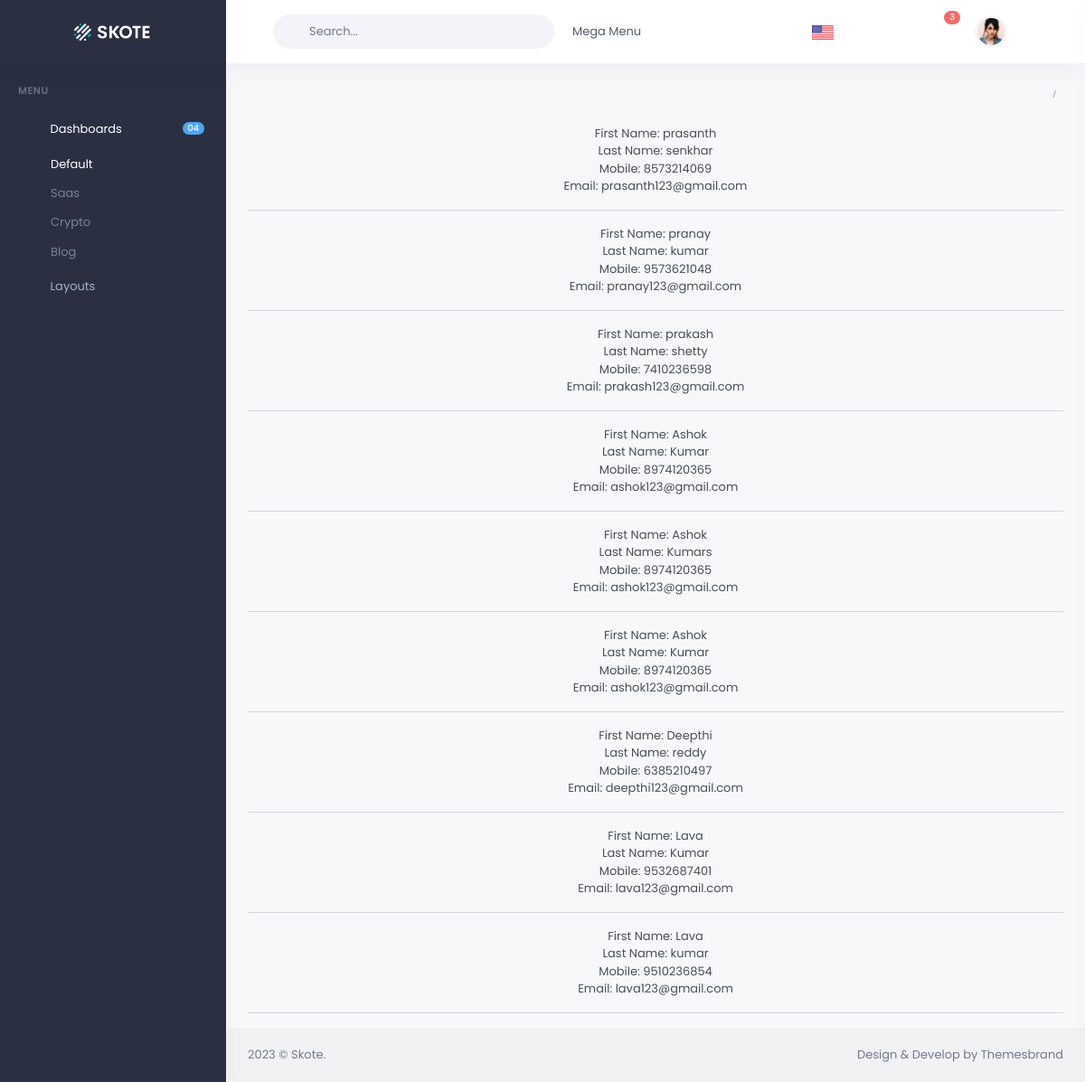
Page /retrieve/ on the committed database.
### app_1/models.py (models this page shows, shortened)
class Employee(models.Model):
    first_name = models.CharField(max_length=30)
    last_name = models.CharField(max_length=30)
    mobile = models.CharField(max_length=10)
    email = models.EmailField()

### app_1/views.py (the view)
# urls.py: path('retrieve/', EmployeeRetrieve.as_view(), name = 'EmployeeRetrieve'),
class EmployeeRetrieve(ListView):
    model = Employee
    template_name = 'model_list.html'

### templates/model_list.html
{% extends 'partials/base.html' %}
    {% block contents %}
<center>
    <ul class="nav flex-column">
        {% for object in object_list %}
        <li>First Name: {{ object.first_name }} </li>
        <li> Last Name: {{ object.last_name }}</li>
        <li>Mobile: {{ object.mobile }} </li>
        <li>Email: {{ object.email }} </li>
        <hr/>
        {% empty %}
        <li class="nav-item">No objects Find</li>
        {% endfor %}
    </ul>
</center>
{% endblock %}

### templates/partials/base.html (shortened to what this page needs)
{% load static %}
<!DOCTYPE html>
<html lang="en" >
<head>
    {% block css %}
    <link href="{% static 'css/bootstrap.min.css' %}" id="bootstrap-style" rel="stylesheet" type="text/css" />
    <link href="{% static 'css/icons.min.css' %}" rel="stylesheet" type="text/css" />
    <link href="{% static 'css/app.min.css' %}" id="app-style" rel="stylesheet" type="text/css" />
    {% endblock css %}
</head>
<body data-sidebar="dark">
    <div id="layout-wrapper">
        {% block header %}
        {% include 'partials/header.html' %}
        {% endblock %}
        {% block sidebar %}
        {% include 'partials/sidebar.html' %}
        {% endblock %}
        <div class="main-content">
            <div class="page-content">
                <div class="container-fluid">
                    <div class="row">
                        <div class="col-12">
                            <div class="page-title-box d-sm-flex align-items-center justify-content-between">
                                <div class="page-title-right">
                                    <ol class="breadcrumb m-0">
                                        <li class="breadcrumb-item active">{{heading}}</li>
                                    </ol>
                                </div>
                            </div>
                        </div>
                    </div>
                    {% block contents %}
                    {% endblock %}
                </div>
            </div>
            {% block footer %}
            {% include 'partials/footer.html' %}
            {% endblock %}
        </div>
    </div>
        </body>
    </html>

### templates/partials/header.html (shortened to what this page needs)
{% load static %}
{% block header%}
        <header id="page-topbar">
            <div class="navbar-header">
                <div class="d-flex">
                    <div class="navbar-brand-box">
                        <a href="" class="logo logo-light">
                            <span class="logo-lg">
                                <img src="{% static 'images/logo-light.png' %}" alt="" height="19">
                            </span>
                        </a>
                    </div>
                    <button type="button" class="btn btn-sm px-3 font-size-16 header-item waves-effect" id="vertical-menu-btn">
                        <i class="fa fa-fw fa-bars"></i>
                    </button>
                    <form class="app-search d-none d-lg-block">
                        <div class="position-relative">
                            <input type="text" class="form-control" placeholder="Search...">
                            <span class="bx bx-search-alt"></span>
                        </div>
                    </form>
                    <div class="dropdown dropdown-mega d-none d-lg-block ms-2">
                        <button type="button" class="btn header-item waves-effect" data-bs-toggle="dropdown" aria-haspopup="false" aria-expanded="false">
                            <span key="t-megamenu">Mega Menu</span>
                            <i class="mdi mdi-chevron-down"></i>
                        </button>
                    </div>
                </div>
                <div class="d-flex">
                    <div class="dropdown d-inline-block">
                        <button type="button" class="btn header-item waves-effect"
                        data-bs-toggle="dropdown" aria-haspopup="true" aria-expanded="false">
                            <img id="header-lang-img" src="{% static 'images/flags/us.jpg' %}" alt="Header Language" height="16">
                        </button>
                    </div>
                    <div class="dropdown d-none d-lg-inline-block ms-1">
                        <button type="button" class="btn header-item noti-icon waves-effect"
                        data-bs-toggle="dropdown" aria-haspopup="true" aria-expanded="false">
                            <i class="bx bx-customize"></i>
                        </button>
                    </div>
                    <div class="dropdown d-none d-lg-inline-block ms-1">
                        <button type="button" class="btn header-item noti-icon waves-effect" data-bs-toggle="fullscreen">
                            <i class="bx bx-fullscreen"></i>
                        </button>
                    </div>
                    <div class="dropdown d-inline-block">
                        <button type="button" class="btn header-item noti-icon waves-effect" id="page-header-notifications-dropdown"
                        data-bs-toggle="dropdown" aria-haspopup="true" aria-expanded="false">
                            <i class="bx bx-bell bx-tada"></i>
                            <span class="badge bg-danger rounded-pill">3</span>
                        </button>
                    </div>
                    <div class="dropdown d-inline-block">
                        <button type="button" class="btn header-item waves-effect" id="page-header-user-dropdown"
                        data-bs-toggle="dropdown" aria-haspopup="true" aria-expanded="false">
                            <img class="rounded-circle header-profile-user" src="{% static 'images/users/avatar-1.jpg' %}"
                                alt="Header Avatar">
                            <i class="mdi mdi-chevron-down d-none d-xl-inline-block"></i>
                        </button>
                    </div>
                    <div clacalendar-full.htmls="dropdown d-inline-block">
                        <button type="button" class="btn header-item noti-icon right-bar-toggle waves-effect">
                            <i class="bx bx-cog bx-spin"></i>
                        </button>
                    </div>
                </div>
            </div>
        </header>
{% endblock %}

### templates/partials/sidebar.html (shortened to what this page needs)
{% load static %} {% block sidebar %}
    <div class="vertical-menu">
      <div data-simplebar class="h-100">
        <div id="sidebar-menu">
          <ul class="metismenu list-unstyled" id="side-menu">
        <li class="menu-title" key="t-menu">Menu</li>
        <li>
          <a href="javascript: void(0);" class="waves-effect">
            <i class="bx bx-home-circle"></i
            ><span class="badge rounded-pill bg-info float-end">04</span>
            <span key="t-dashboards">Dashboards</span>
          </a>
          <ul class="sub-menu" aria-expanded="false">
            <li><a href="" key="t-default">Default</a></li>
            <li><a href="#" key="t-saas">Saas</a></li>
            <li>
              <a href="#" key="t-crypto">Crypto</a>
            </li>
            <li><a href="#" key="t-blog">Blog</a></li>
          </ul>
        </li>
        <li>
          <a href="javascript: void(0);" class="has-arrow waves-effect">
            <i class="bx bx-layout"></i>
            <span key="t-layouts">Layouts</span>
          </a>
        </div>
      </div>
    </div>
{% endblock %}

### templates/partials/footer.html
{% load static %}
{% block footer %}
            <footer class="footer">
                <div class="container-fluid">
                    <div class="row">
                        <div class="col-sm-6">
                            <script>document.write(new Date().getFullYear())</script> © Skote.
                        </div>
                        <div class="col-sm-6">
                            <div class="text-sm-end d-none d-sm-block">
                                Design & Develop by Themesbrand
                            </div>
                        </div>
                    </div>
                </div>
            </footer>
{% endblock %}

### templates/partials/rightsidebar.html (shortened to what this page needs)
{% load static %}

### rows in the picture
Employee: first_name "prasanth", last_name "senkhar", mobile "8573214069", email "prasanth123@gmail.com"
Employee: first_name "pranay", last_name "kumar", mobile "9573621048", email "pranay123@gmail.com"
Employee: first_name "prakash", last_name "shetty", mobile "7410236598", email "prakash123@gmail.com"
Employee: first_name "Ashok", last_name "Kumar", mobile "8974120365", email "ashok123@gmail.com"
Employee: first_name "Ashok", last_name "Kumars", mobile "8974120365", email "ashok123@gmail.com"
Employee: first_name "Ashok", last_name "Kumar", mobile "8974120365", email "ashok123@gmail.com"
Employee: first_name "Deepthi", last_name "reddy", mobile "6385210497", email "deepthi123@gmail.com"
Employee: first_name "Lava", last_name "Kumar", mobile "9532687401", email "lava123@gmail.com"
Employee: first_name "Lava", last_name "kumar", mobile "9510236854", email "lava123@gmail.com"
